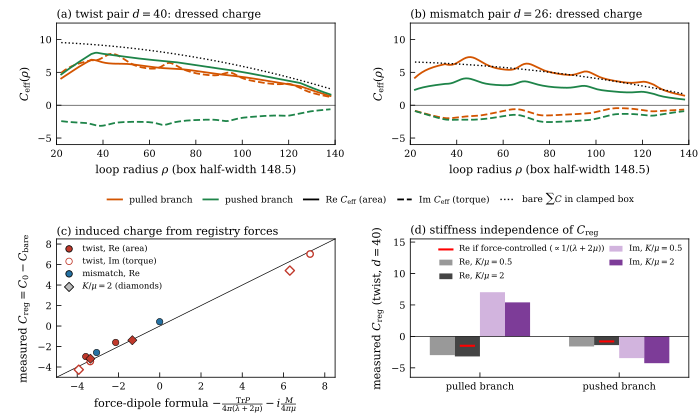

This figure's Python source:
from style import *
import json
C=json.load(open(B+'ceff_compare.json')); K=json.load(open(B+'k_results.json')); R=json.load(open(B+'big_res.json'))
fig=plt.figure(figsize=(W2,4.2))
ga=fig.add_gridspec(1,2,left=0.08,right=0.985,top=0.945,bottom=0.655,wspace=0.27); gb=fig.add_gridspec(1,2,left=0.08,right=0.985,top=0.43,bottom=0.1,wspace=0.27)
axs=np.array([[fig.add_subplot(ga[0]),fig.add_subplot(ga[1])],[fig.add_subplot(gb[0]),fig.add_subplot(gb[1])]])
sm=lambda y,n=61: np.convolve(y,np.ones(n)/n,'same')
col={'pull':'#d35400','push':'#1e8449'}
for ax,fam,key,tt in ((axs[0,0],'tw','d40','(a) twist pair $d=40$: dressed charge'),(axs[0,1],'mm','d26','(b) mismatch pair $d=26$: dressed charge')):
    for br in ('pull','push'):
        n=f'{fam} {br} {key}'; r=np.array(C[n]['r']); k=(r>=22)&(r<=138)
        ax.plot(r[k],sm(C[n]['ReC'])[k],'-',c=col[br],lw=1.3)
        ax.plot(r[k],sm(C[n]['ImC'])[k],'--',c=col[br],lw=1.3)
    cb=K[0]['Cbare'] if fam=='tw' else K[2]['Cbare']
    rr=np.linspace(22,138,50); Lfit=160.
    ax.plot(rr,cb*(1-rr**2/Lfit**2),':',c='k',lw=1.0)
    ax.axhline(0,c='k',lw=0.4); ax.set_xlim(20,140); ax.set_xlabel(r'loop radius $\rho$ (box half-width 148.5)'); ax.set_ylabel(r'$C_{\rm eff}(\rho)$')
    plabel(ax,tt[:3],tt[4:])
axs[0,0].set_ylim(-6,12.5); axs[0,1].set_ylim(-6,12.5)
from matplotlib.lines import Line2D
H=[Line2D([],[],c=col['pull'],lw=1.3),Line2D([],[],c=col['push'],lw=1.3),Line2D([],[],c='k',lw=1.3),Line2D([],[],c='k',lw=1.3,ls='--'),Line2D([],[],c='k',lw=1.0,ls=':')]
fig.legend(H,['pulled branch','pushed branch','Re $C_{\\rm eff}$ (area)','Im $C_{\\rm eff}$ (torque)',r'bare $\sum C$ in clamped box'],loc='center',bbox_to_anchor=(0.53,0.525),ncol=5,fontsize=6.5,columnspacing=1.2)
# (c) force-dipole formula
ax=axs[1,0]
for k in K:
    tw=k['alpha']==90; k2='K/mu=2' in k['name']
    if (not tw) and k2: continue
    mk='o' if not k2 else 'D'; c=CT if tw else CM
    ax.scatter(k['Creg_dip'][0],k['Creg_meas'][0],marker=mk,s=22,facecolor=c,edgecolor='k',lw=0.4,zorder=3)
    if tw: ax.scatter(k['Creg_dip'][1],k['Creg_meas'][1],marker=mk,s=22,facecolor='w',edgecolor=c,lw=1.0,zorder=3)
xx=np.array([-5,8.5]); ax.plot(xx,xx,'k-',lw=0.5)
for lab,mk,fc,ec in (('twist, Re (area)','o',CT,'k'),('twist, Im (torque)','o','w',CT),('mismatch, Re','o',CM,'k'),(r'$K/\mu=2$ (diamonds)','D','#bbbbbb','k')):
    ax.scatter([],[],marker=mk,s=22,facecolor=fc,edgecolor=ec,lw=0.6,label=lab)
ax.set_xlim(-5,8.5); ax.set_ylim(-5,8.5); ax.legend(loc='upper left',fontsize=6.0)
ax.set_xlabel(r'force-dipole formula $-\frac{{\rm Tr}P}{4\pi(\lambda+2\mu)}-i\frac{M}{4\pi\mu}$'); ax.set_ylabel(r'measured $C_{\rm reg}=C_0-C_{\rm bare}$')
plabel(ax,'(c)','induced charge from registry forces')
# (d) K independence
ax=axs[1,1]
lab=['pulled','pushed']; x=np.arange(2)
re05=[K[0]['Creg_meas'][0],K[1]['Creg_meas'][0]]; re2=[K[4]['Creg_meas'][0],K[5]['Creg_meas'][0]]
im05=[K[0]['Creg_meas'][1],K[1]['Creg_meas'][1]]; im2=[K[4]['Creg_meas'][1],K[5]['Creg_meas'][1]]
w=0.18
ax.bar(x-1.5*w,re05,w,color='#999999',label=r'Re, $K/\mu=0.5$'); ax.bar(x-0.5*w,re2,w,color='#444444',label=r'Re, $K/\mu=2$')
ax.bar(x+0.5*w,im05,w,color='#d2b4de',label=r'Im, $K/\mu=0.5$'); ax.bar(x+1.5*w,im2,w,color='#7d3c98',label=r'Im, $K/\mu=2$')
ax.scatter(x-0.5*w,np.array(re05)*0.5,marker='_',s=120,c='r',lw=1.5,zorder=4,label=r'Re if force-controlled ($\propto 1/(\lambda+2\mu)$)')
ax.axhline(0,c='k',lw=0.5); ax.set_xticks(x); ax.set_xticklabels(['pulled branch','pushed branch'])
ax.set_ylabel(r'measured $C_{\rm reg}$ (twist, $d=40$)'); ax.set_ylim(-6.5,15.5); ax.set_xlim(-0.5,1.5)
ax.legend(loc='upper right',fontsize=5.9,ncol=2,columnspacing=0.6)
plabel(ax,'(d)','stiffness independence of $C_{\\rm reg}$')
save(fig,'fig5')
